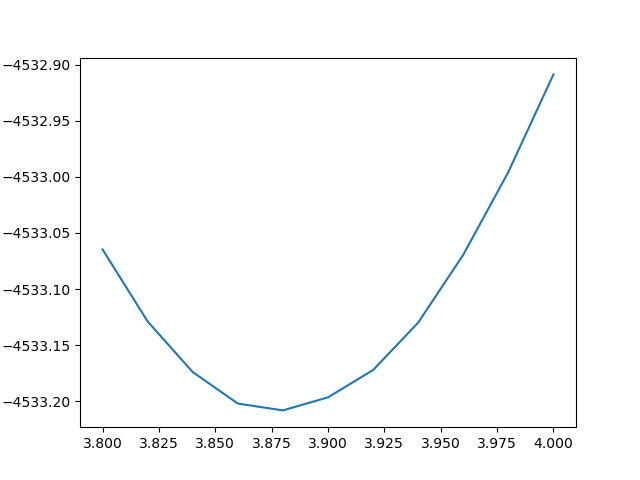

Python code for this plot:
import sys
import os
sys.path.append("/home/gridsan/{}/".format(os.environ['USER']))
from labutil.src.plugins.pwscf import *
from ase.io import write
from ase import Atoms
import matplotlib.pyplot as plt



def make_struc(alat, displacement=0):
    """
    Creates the crystal structure using ASE.
    :param alat: Lattice parameter in angstrom
    :return: structure object converted from ase
    """
    lattice = alat * numpy.identity(3)
    symbols = ['Pb', 'Ti', 'O', 'O', 'O']
    sc_pos = [[0,0,0], [0.5,0.5,0.5 + displacement], [0,0.5,0.5], [0.5,0,0.5], [0.5,0.5,0]]
    perov = Atoms(symbols=symbols, scaled_positions=sc_pos, cell=lattice)
    # check how your cell looks like
    # write('s.cif', perov)
    structure = Struc(ase2struc(perov))
    return structure



def compute_energy(alat, nk, ecut, displ=0):
    """
    Make an input template and select potential and structure, and the path where to run
    """
    # pseudopots = {'Pb': PseudoPotential(ptype='uspp', element='Pb', functional='LDA', name='Pb.pz-d-van.UPF'),
    #               'Ti': PseudoPotential(ptype='uspp', element='Ti', functional='LDA', name='Ti.pz-sp-van_ak.UPF'),
    #               'O': PseudoPotential(ptype='uspp', element='O', functional='LDA', name='O.pz-rrkjus.UPF')}
    pseudopots = {'Pb': PseudoPotential(path=os.path.join(os.environ['ESPRESSO_PSEUDO'], 'Pb.pz-d-van.UPF'),     ptype='uspp', element='Pb', functional='LDA', name='Pb.pz-d-van.UPF'),
                  'Ti': PseudoPotential(path=os.path.join(os.environ['ESPRESSO_PSEUDO'], 'Ti.pz-sp-van_ak.UPF'), ptype='uspp', element='Ti', functional='LDA', name='Ti.pz-sp-van_ak.UPF'),
                   'O': PseudoPotential(path=os.path.join(os.environ['ESPRESSO_PSEUDO'], 'O.pz-rrkjus.UPF'),     ptype='uspp', element='O',  functional='LDA', name='O.pz-rrkjus.UPF')}
    struc = make_struc(alat=alat, displacement=displ)
    # fix the Pb and Ti atoms in place during relaxation
    constraint = Constraint(atoms={'0': [0,0,0], '1': [0,0,0]})
    kpts = Kpoints(gridsize=[nk, nk, nk], option='automatic', offset=True)
    dirname = 'PbTiO3_a_{}_ecut_{}_nk_{}_displ_{}'.format(alat, ecut, nk, displ)
    # runpath = Dir(path=os.path.join(os.environ['WORKDIR'], "Lab3/Problem2", dirname))
    runpath = Dir(path=os.path.join(os.getcwd(), "Lab3", dirname))
    input_params = PWscf_inparam({
        'CONTROL': {
            'calculation': 'scf',
            'pseudo_dir': '/home/gridsan/{}/labutil/lab3_samples/pseudopotentials/'.format(os.environ['USER']),
            'outdir': runpath.path,
            'tstress': True,
            'tprnfor': True,
            'disk_io': 'none'
        },
        'SYSTEM': {
            'ecutwfc': ecut,
            'ecutrho': ecut * 8,
             },
        'ELECTRONS': {
            'diagonalization': 'david',
            'mixing_beta': 0.7,
            'conv_thr': 1e-7,
        },
        'IONS': {
            'ion_dynamics': 'bfgs'
        },
        'CELL': {},
        })

    output_file = run_qe_pwscf(runpath=runpath, struc=struc,  pseudopots=pseudopots,
                               params=input_params, kpoints=kpts, constraint=constraint, ncpu=2)
    output = parse_qe_pwscf_output(outfile=output_file)
    return output



def lattice_scan():
    nk = 4
    ecut = 30
    alat_list = numpy.linspace(3.8, 4.0, 11)
    print(alat_list)
    energy_list = []
    for alat in alat_list:
        output = compute_energy(alat=alat, ecut=ecut, nk=nk)
        energy_list.append(output['energy'])
        print(output)
    print(alat_list)
    print(energy_list)
    plt.plot(alat_list, energy_list)
    plt.savefig('2A.png', dpi = 100)
    plt.show()


if __name__ == '__main__':
    os.environ["PWSCF_COMMAND"] = '/home/gridsan/epan1/3320_atomistic_shared/qe-7.2/bin/pw.x'
    # put here the function that you actually want to run
    lattice_scan()
